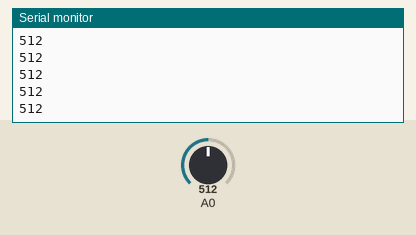
This sketch was run on a simulated Arduino Uno, built with avr-gcc and run on an emulated ATmega328P. Shown: the last lines printed to the serial monitor. Inputs (shaded band) come from the test bench; at power-on: A0 = 512.

Above: at 1.2 s.
1.3 s: A0 set to 716
At 1.32 s:
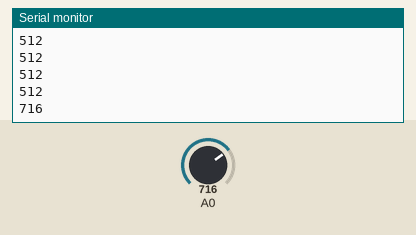
2.8 s: A0 set to 900
At 2.83 s:
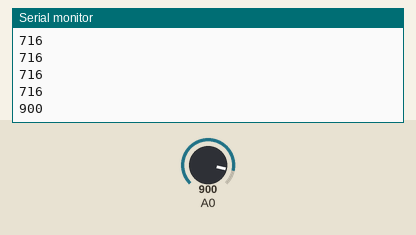
Timing chart, 0 to 5.8 s (numbered marks = the images above; inputs shaded):
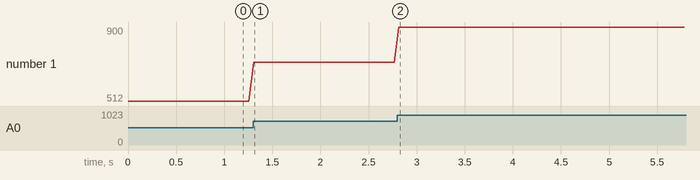

The sketch:

reciever_test.ino
```cpp
void setup() {
  // put your setup code here, to run once:
  pinMode(14, INPUT);
  Serial.begin(115200);
}

short i;

void loop() {
  // put your main code here, to run repeatedly:
  i = analogRead(14);
  Serial.println(i);
  delay(50);
}
```

Measured:
- after the input at 1.3 s, the serial monitor: prints a new line at once (image 1)
- after the input at 2.8 s, the serial monitor: prints a new line at once (image 2)
- plotted number 1: 512 → 716 after the input at 1.3 s, 716 → 900 after the input at 2.8 s
